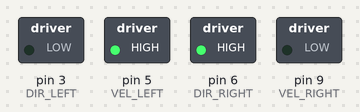
The sketch below on a simulated Arduino Uno, built with avr-gcc and run on an emulated ATmega328P. Shown: switched loads named in the sketch (green lamp = pin HIGH). What the sketch prints to the serial monitor is not drawn.

Above: at 1.6 s.
At 5.0 s:
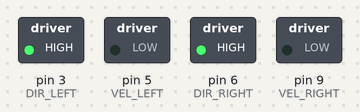
At 8.3 s:
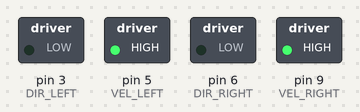
Timing chart, 0 to 13.0 s (numbered marks = the images above):
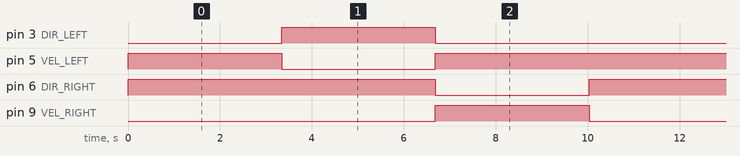

Measured:
- by itself, pin 3 (DIR_LEFT), pin 9 (VEL_RIGHT): alternates HIGH for 3.3 s and LOW for 6.7 s
- by itself, pin 5 (VEL_LEFT): repeats every 10.0 s: LOW 3.3 s, HIGH 6.7 s
- by itself, pin 6 (DIR_RIGHT): alternates HIGH for 6.7 s and LOW for 3.3 s

The sketch:

test_drive.ino
```cpp
#define DIR_LEFT 3 // A-IB
#define VEL_LEFT 5 // A-IA

#define DIR_RIGHT 6 // B-IB
#define VEL_RIGHT 9 // B-IA

int radius = 1;

// Variables:
unsigned long t;
unsigned long t_prev;
unsigned long dt;

int w = 0;
int v = 0;

int w_des = 0;
int v_des = 0;

int w_max = 255;
int v_max = 255;

int a_max = 510;
int w_dot_max = 510;

int wheelSpeeds[2] = {0, 0};

int t_switch = 10000;
int rem;

void setup() {
  // put your setup code here, to run once:
  Serial.begin(9600);

  pinMode(DIR_LEFT, OUTPUT);
  pinMode(VEL_LEFT, OUTPUT);
  pinMode(DIR_RIGHT, OUTPUT);
  pinMode(VEL_RIGHT, OUTPUT);

}

// Helper functions
int sign(int val) {
  int sgn = 1;
  if (val < 0) {
    sgn = -1;
  }
  if (val == 0) {
    sgn = 0;
  }
  return sgn;
}

void VW2wheelSpeeds(int v, int w, int wheelSpeeds[2]) {
  int diff;

  v = (float)v / (float)v_max * 255;
  w = (float)w / (float)w_max * 255;

  w = min(abs(w) * radius, 255) / radius * sign(w);

  Serial.print("v: ");
  Serial.print(v);
  Serial.print("    ");

  Serial.print("w: ");
  Serial.print(w);
  Serial.print("\n");


  // Left
  wheelSpeeds[0] = v - w * radius;

  // Right
  wheelSpeeds[1] = v + w * radius;

  // In case of actuator windup
  diff = (max(abs(wheelSpeeds[0]), 255) - 255) * sign(wheelSpeeds[0]);
  wheelSpeeds[0] = wheelSpeeds[0] - diff;
  wheelSpeeds[1] = wheelSpeeds[1] - diff;

  diff = (max(abs(wheelSpeeds[1]), 255) - 255) * sign(wheelSpeeds[1]);
  wheelSpeeds[1] = wheelSpeeds[1] - diff;
  wheelSpeeds[0] = wheelSpeeds[0] - diff;
}

void writeWheelSpeeds(int wheelSpeeds[2]) {
  int LW = wheelSpeeds[0];
  int RW = -wheelSpeeds[1];

  if (LW > 0) {
    digitalWrite(DIR_LEFT, LOW);
    analogWrite(VEL_LEFT, LW);
    //    digitalWrite(VEL_LEFT, HIGH);
  }
  else if (LW < 0) {
    digitalWrite(DIR_LEFT, HIGH);
    analogWrite(VEL_LEFT, 255 + LW);
    //    digitalWrite(VEL_LEFT, LOW);
  }
  else {
    digitalWrite(DIR_LEFT, LOW);
    analogWrite(VEL_LEFT, 0);
    //    digitalWrite(VEL_LEFT, LOW);
  }

  if (RW > 0) {
    digitalWrite(DIR_RIGHT, LOW);
    analogWrite(VEL_RIGHT, RW);
    //    digitalWrite(VEL_RIGHT, HIGH);
  }
  else if (RW < 0) {
    digitalWrite(DIR_RIGHT, HIGH);
    analogWrite(VEL_RIGHT, 255 + RW);
    //    digitalWrite(VEL_RIGHT, LOW);
  }
  else {
    digitalWrite(DIR_RIGHT, LOW);
    analogWrite(VEL_RIGHT, 0);
    //    digitalWrite(VEL_RIGHT,LOW);

  }
}

void loop() {
  // put your main code here, to run repeatedly:

  // Timing
  t = millis();
  dt = t - t_prev;

  t_prev = t;

  rem = t % t_switch;

  //  w_des = 0;
  //  v_des = v_max;


  if (rem < (t_switch / 3)) {
    /// Go forward
    w_des = 0;
    v_des = v_max;
  }
  else if (rem < (2 * t_switch / 3)) {
    // Turn left
    w_des = w_max;
    v_des = 0;
  }
  else {
    // Turn right
    w_des = -w_max;
    v_des = 0;
  }


  // Update actual velocity according to acceleration
  v = v_des; // v + a_max * dt / 1000 * sign(v_des - v);
  v = min(v, v_max);
  v = max(v, -v_max);

  w = w_des; // w + w_dot_max * dt / 1000 * sign(w_des - w);
  w = min(w, w_max);
  w = max(w, -w_max);

  VW2wheelSpeeds(v, w, wheelSpeeds);
  writeWheelSpeeds(wheelSpeeds);
}
```
